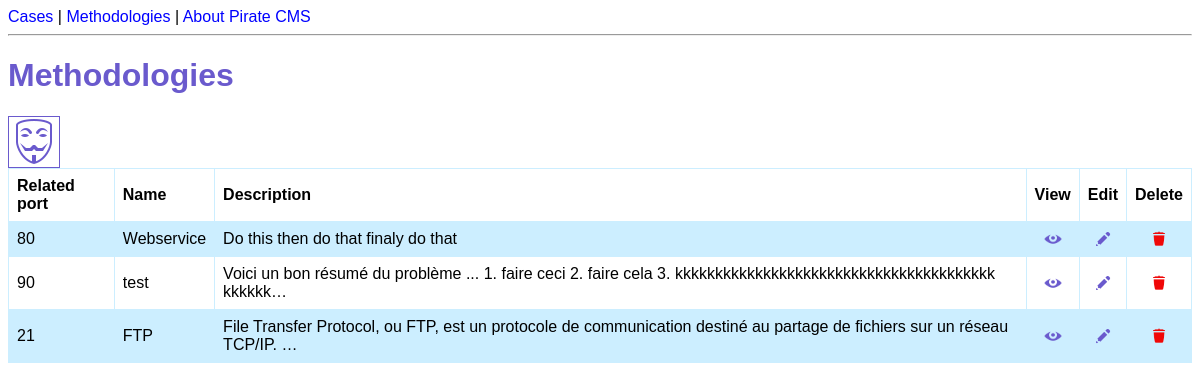
The app's page /methodologies/ with its own data.
### cms/models.py (models this page shows, shortened)
class Methodology(models.Model):
    related_port = models.fields.IntegerField(null=True, validators=[MaxValueValidator(65535)])
    name = models.fields.CharField(max_length=250, null=True, blank=True)
    description = models.fields.CharField(max_length=10000, null=True, blank=True)

### cms/views.py (the view)
# urls.py: path('methodologies/', views.methodologies_list, name='methodologies-list'),
def methodologies_list(request):
    methodologies = Methodology.objects.all()
    return render(request, 'cms/methodologies.html', {'methodologies': methodologies})

### cms/templates/cms/methodologies.html (shortened to what this page needs)
{% extends 'cms/base.html' %}
{% load static %}
{% block content %}
<h1>Methodologies</h1>
<a href="{% url 'methodology-create' %}">
    <img src="{% static 'cms/method_icon.png' %}" class="big_icons" title="Create a new methodology">
</a>
<table>
    <tr>
        <th>Related port</th>
        <th>Name</th>
        <th>Description</th>
        <th style="text-align: center;">View</th>
        <th style="text-align: center;">Edit</th>
        <th style="text-align: center;"> Delete</th>
    </tr>
    {% for methodology in methodologies %}
    <tr>
        <td>{{ methodology.related_port|upper }}</td>
        <td>{{ methodology.name }}</td>
        <td>{{ methodology.description|truncatechars:120 }}</td>
        <td style="text-align: center;">
            <a href="">
                <img  src="{% static 'cms/view_icon.png' %}" width="18" height="18" title="View details">
            </a>
        </td>
        <td style="text-align: center;">
            <a href="{% url 'update-methodology' methodology.id %}">
                <img src="{% static 'cms/edit_icon.png' %}" width="18" height="18" title="Edit">
            </a>
        </td>
        <td style="text-align: center;">
            <a href="{% url 'delete-methodology' methodology.id %}">
                <img src="{% static 'cms/delete_icon.png' %}" width="18" height="18" title="Delete">
            </a>
        </td>
    </tr>
    {% endfor %}
</table>
{% endblock %}

### cms/static/cms/styles.css (style rules this page uses)
* { font-family: Helvetica; }
h1 { color: slateblue; }
a { text-decoration: none; color: blue; }
table { width: 100%; border-collapse: collapse; }
td, th { border: 1px solid #cceeff; text-align: left; padding: 8px; }
tr:nth-child(even) { background-color: #cceeff; }
.big_icons { border: solid slateblue 1px; }

### records on screen
Methodology: related_port "80", name "Webservice", description "Do this then do that finaly do that"
Methodology: related_port "90", name "test", description "Voici un bon résumé du problème ... 1. faire ceci 2. faire cela 3. kkkkkkkkkkkkkkkkkkkkkkkkkkkkkkkkkkkkkkkk kkkkkk…"
Methodology: related_port "21", name "FTP", description "File Transfer Protocol, ou FTP, est un protocole de communication destiné au partage de fichiers sur un réseau TCP/IP. …"
